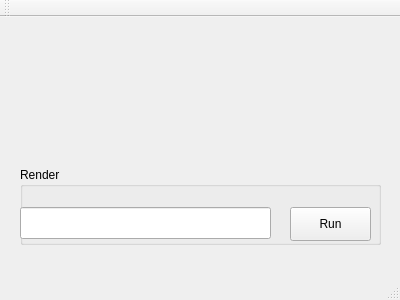
<?xml version="1.0" encoding="UTF-8"?>
<ui version="4.0">
 <class>MainWindow</class>
 <widget class="QMainWindow" name="MainWindow">
  <property name="geometry">
   <rect>
    <x>0</x>
    <y>0</y>
    <width>400</width>
    <height>300</height>
   </rect>
  </property>
  <property name="windowTitle">
   <string>MainWindow</string>
  </property>
  <widget class="QWidget" name="centralWidget">
   <widget class="QWidget" name="horizontalLayoutWidget">
    <property name="geometry">
     <rect>
      <x>30</x>
      <y>30</y>
      <width>160</width>
      <height>80</height>
     </rect>
    </property>
    <layout class="QHBoxLayout" name="horizontalLayout"/>
   </widget>
   <widget class="QGroupBox" name="groupBox">
    <property name="geometry">
     <rect>
      <x>20</x>
      <y>150</y>
      <width>361</width>
      <height>78</height>
     </rect>
    </property>
    <property name="title">
     <string>Render</string>
    </property>
    <widget class="QLineEdit" name="fileLineEdit">
     <property name="geometry">
      <rect>
       <x>0</x>
       <y>40</y>
       <width>251</width>
       <height>32</height>
      </rect>
     </property>
    </widget>
    <widget class="QPushButton" name="runButton">
     <property name="geometry">
      <rect>
       <x>270</x>
       <y>40</y>
       <width>81</width>
       <height>34</height>
      </rect>
     </property>
     <property name="text">
      <string>Run</string>
     </property>
    </widget>
   </widget>
  </widget>
  <widget class="QMenuBar" name="menuBar">
   <property name="geometry">
    <rect>
     <x>0</x>
     <y>0</y>
     <width>400</width>
     <height>30</height>
    </rect>
   </property>
  </widget>
  <widget class="QToolBar" name="mainToolBar">
   <attribute name="toolBarArea">
    <enum>TopToolBarArea</enum>
   </attribute>
   <attribute name="toolBarBreak">
    <bool>false</bool>
   </attribute>
  </widget>
  <widget class="QStatusBar" name="statusBar"/>
 </widget>
 <layoutdefault spacing="6" margin="11"/>
 <resources/>
 <connections/>
</ui>
